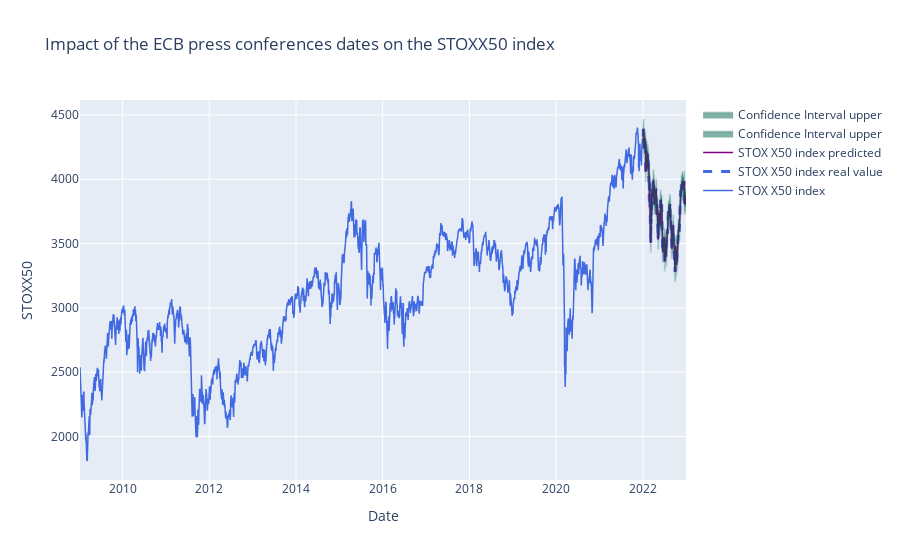

Here is the notebook cell this chart was saved with:
### Markdown cell above
### Plot of predicted values :

### Code cell
fig = go.Figure()
# Create and style traces
fig.add_trace(go.Scatter(x=stoxx50_data_train["Date"], y=stoxx50_data_train["stox_index"], name='STOX X50 index',
                         line=dict(color='royalblue', width=1.5)))

fig.add_trace(go.Scatter(x=stoxx50_data_test["Date"], y=stoxx50_data_test["stox_index"], name='STOX X50 index real value',
                         line=dict(color='royalblue', width=3, dash = "dash")))


fig.add_trace(go.Scatter(x=stoxx50_data_test["Date"], y=stoxx50_data_test["predicted_values"], name='STOX X50 index predicted',
                         line=dict(color='purple', width=1.5)))

# Confidence interval 

fig.add_trace(go.Scatter(x=stoxx50_data_test["Date"], y=stoxx50_data_test["predicted_values_upper"], 
    line=dict(color='rgba(0,100,80,0.2)'),
    fill='tonexty',
    name='Confidence Interval upper'
))

fig.add_trace(go.Scatter(x=stoxx50_data_test["Date"], y=stoxx50_data_test["predicted_values_lower"],  
    line=dict(color='rgba(0,100,80,0.2)'),
    fill='tonexty',
    name='Confidence Interval upper' 
))

# Edit the layout
fig.update_layout(title='Impact of the ECB press conferences dates on the STOXX50 index',
                   xaxis_title='Date',
                   yaxis_title='STOXX50')

### Figure 1 — Plotly figure (JSON) as saved in the notebook; plotly's stock layout.template omitted (floating-point values rounded to 4 significant figures; data arrays with more than 128 entries replaced by an {"elided": "..."} marker saying what was removed)
{"data": [{"line": {"color": "royalblue", "width": 1.5}, "name": "STOX X50 index", "type": "scatter", "x": {"elided": "3257 str values"}, "y": {"elided": "3257 float values"}}, {"line": {"color": "royalblue", "dash": "dash", "width": 3}, "name": "STOX X50 index real value", "type": "scatter", "x": {"elided": "254 str values"}, "y": {"elided": "254 float values"}}, {"line": {"color": "purple", "width": 1.5}, "name": "STOX X50 index predicted", "type": "scatter", "x": {"elided": "254 str values"}, "y": {"elided": "254 float values"}}, {"fill": "tonexty", "line": {"color": "rgba(0,100,80,0.2)"}, "name": "Confidence Interval upper", "type": "scatter", "x": {"elided": "254 str values"}, "y": {"elided": "254 float values"}}, {"fill": "tonexty", "line": {"color": "rgba(0,100,80,0.2)"}, "name": "Confidence Interval upper", "type": "scatter", "x": {"elided": "254 str values"}, "y": {"elided": "254 float values"}}], "layout": {"title": {"text": "Impact of the ECB press conferences dates on the STOXX50 index"}, "xaxis": {"title": {"text": "Date"}}, "yaxis": {"title": {"text": "STOXX50"}}}}
